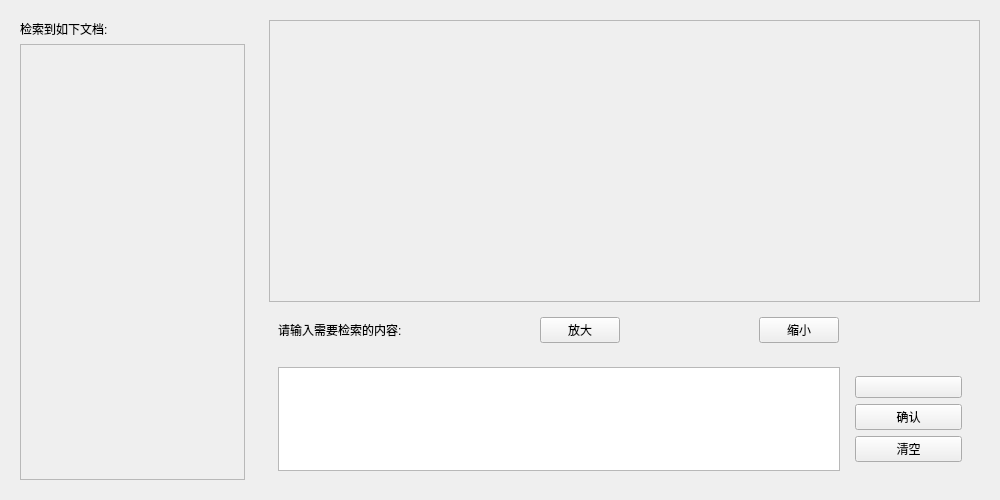
<?xml version="1.0" encoding="UTF-8"?>
<ui version="4.0">
 <class>KnowledgeRetrievePage</class>
 <widget class="QWidget" name="KnowledgeRetrievePage">
  <property name="geometry">
   <rect>
    <x>0</x>
    <y>0</y>
    <width>1000</width>
    <height>500</height>
   </rect>
  </property>
  <property name="windowTitle">
   <string>Form</string>
  </property>
  <layout class="QHBoxLayout" name="horizontalLayout_2">
   <item>
    <layout class="QHBoxLayout" name="horizontalLayout">
     <item>
      <widget class="QWidget" name="retrievedWidget" native="true">
       <property name="sizePolicy">
        <sizepolicy hsizetype="Preferred" vsizetype="Preferred">
         <horstretch>1</horstretch>
         <verstretch>0</verstretch>
        </sizepolicy>
       </property>
       <layout class="QVBoxLayout" name="verticalLayout_2">
        <item>
         <layout class="QVBoxLayout" name="verticalLayout">
          <item>
           <widget class="QLabel" name="promptLabel">
            <property name="text">
             <string>检索到如下文档:</string>
            </property>
           </widget>
          </item>
          <item>
           <widget class="QScrollArea" name="documentScrollArea">
            <property name="widgetResizable">
             <bool>true</bool>
            </property>
            <widget class="QWidget" name="documentMainWidget">
             <property name="geometry">
              <rect>
               <x>0</x>
               <y>0</y>
               <width>222</width>
               <height>430</height>
              </rect>
             </property>
            </widget>
           </widget>
          </item>
         </layout>
        </item>
       </layout>
      </widget>
     </item>
     <item>
      <widget class="QWidget" name="detailWidget" native="true">
       <property name="sizePolicy">
        <sizepolicy hsizetype="Preferred" vsizetype="Preferred">
         <horstretch>3</horstretch>
         <verstretch>0</verstretch>
        </sizepolicy>
       </property>
       <layout class="QVBoxLayout" name="verticalLayout_4">
        <item>
         <layout class="QVBoxLayout" name="verticalLayout_3">
          <item>
           <widget class="QScrollArea" name="showArea">
            <property name="sizePolicy">
             <sizepolicy hsizetype="Expanding" vsizetype="Preferred">
              <horstretch>0</horstretch>
              <verstretch>10</verstretch>
             </sizepolicy>
            </property>
            <property name="widgetResizable">
             <bool>true</bool>
            </property>
            <widget class="QWidget" name="showContent">
             <property name="geometry">
              <rect>
               <x>0</x>
               <y>0</y>
               <width>708</width>
               <height>258</height>
              </rect>
             </property>
            </widget>
           </widget>
          </item>
          <item>
           <widget class="QWidget" name="zoomWidget" native="true">
            <property name="sizePolicy">
             <sizepolicy hsizetype="Preferred" vsizetype="Preferred">
              <horstretch>0</horstretch>
              <verstretch>1</verstretch>
             </sizepolicy>
            </property>
            <layout class="QHBoxLayout" name="horizontalLayout_6">
             <item>
              <layout class="QHBoxLayout" name="horizontalLayout_5">
               <item>
                <widget class="QLabel" name="retrievePromptLabel">
                 <property name="text">
                  <string>请输入需要检索的内容:</string>
                 </property>
                </widget>
               </item>
               <item>
                <spacer name="horizontalSpacer">
                 <property name="orientation">
                  <enum>Qt::Horizontal</enum>
                 </property>
                 <property name="sizeHint" stdset="0">
                  <size>
                   <width>40</width>
                   <height>20</height>
                  </size>
                 </property>
                </spacer>
               </item>
               <item>
                <widget class="QPushButton" name="zoomOut">
                 <property name="text">
                  <string>放大</string>
                 </property>
                </widget>
               </item>
               <item>
                <spacer name="horizontalSpacer_3">
                 <property name="orientation">
                  <enum>Qt::Horizontal</enum>
                 </property>
                 <property name="sizeHint" stdset="0">
                  <size>
                   <width>40</width>
                   <height>20</height>
                  </size>
                 </property>
                </spacer>
               </item>
               <item>
                <widget class="QPushButton" name="zoomIn">
                 <property name="text">
                  <string>缩小</string>
                 </property>
                </widget>
               </item>
               <item>
                <spacer name="horizontalSpacer_2">
                 <property name="orientation">
                  <enum>Qt::Horizontal</enum>
                 </property>
                 <property name="sizeHint" stdset="0">
                  <size>
                   <width>40</width>
                   <height>20</height>
                  </size>
                 </property>
                </spacer>
               </item>
              </layout>
             </item>
            </layout>
           </widget>
          </item>
          <item>
           <widget class="QWidget" name="inputWidget" native="true">
            <property name="sizePolicy">
             <sizepolicy hsizetype="Preferred" vsizetype="Preferred">
              <horstretch>0</horstretch>
              <verstretch>4</verstretch>
             </sizepolicy>
            </property>
            <layout class="QHBoxLayout" name="horizontalLayout_4">
             <item>
              <layout class="QHBoxLayout" name="horizontalLayout_3">
               <item>
                <widget class="QPlainTextEdit" name="inputEdit">
                 <property name="sizePolicy">
                  <sizepolicy hsizetype="Preferred" vsizetype="Expanding">
                   <horstretch>9</horstretch>
                   <verstretch>0</verstretch>
                  </sizepolicy>
                 </property>
                </widget>
               </item>
               <item>
                <widget class="QWidget" name="operaWidget" native="true">
                 <property name="sizePolicy">
                  <sizepolicy hsizetype="Preferred" vsizetype="Preferred">
                   <horstretch>2</horstretch>
                   <verstretch>0</verstretch>
                  </sizepolicy>
                 </property>
                 <layout class="QVBoxLayout" name="verticalLayout_6">
                  <item>
                   <layout class="QVBoxLayout" name="buttonLayout">
                    <item>
                     <widget class="QPushButton" name="voiceButton">
                      <property name="text">
                       <string/>
                      </property>
                     </widget>
                    </item>
                    <item>
                     <widget class="QPushButton" name="certainButton">
                      <property name="text">
                       <string>确认</string>
                      </property>
                     </widget>
                    </item>
                    <item>
                     <widget class="QPushButton" name="clearButton">
                      <property name="text">
                       <string>清空</string>
                      </property>
                     </widget>
                    </item>
                   </layout>
                  </item>
                 </layout>
                </widget>
               </item>
              </layout>
             </item>
            </layout>
           </widget>
          </item>
         </layout>
        </item>
       </layout>
      </widget>
     </item>
    </layout>
   </item>
  </layout>
 </widget>
 <resources/>
 <connections/>
</ui>
